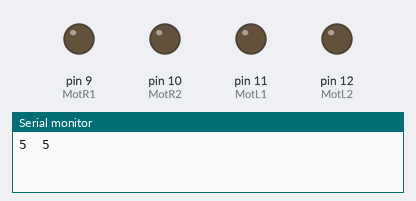
Bench run of a sketch on a simulated Arduino Uno, built with avr-gcc and run on an emulated ATmega328P. Parts: output pins drawn as LEDs (lit = HIGH), the last lines printed to the serial monitor.

Above: at 0.1 s.
At 9.6 s:
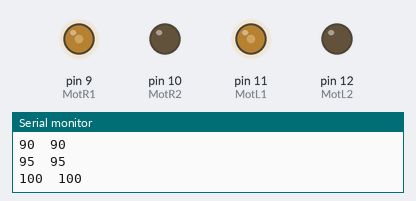
At 14.6 s:
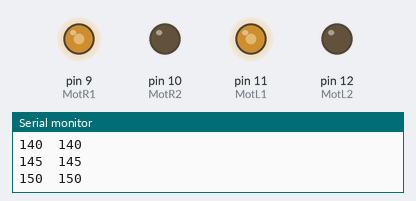
At 19.6 s:
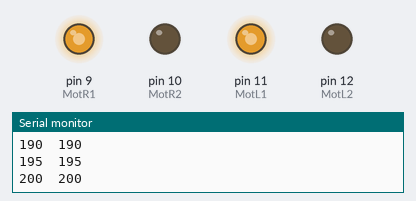
At 29.1 s:
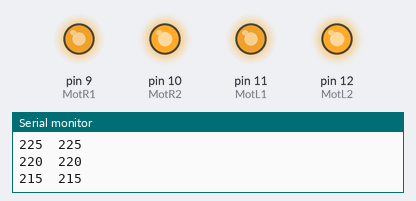
At 39.1 s:
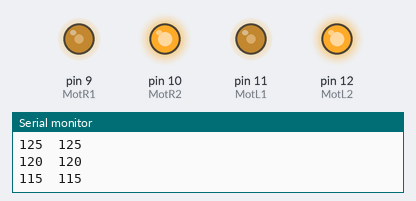
Timing chart, 0 to 40.0 s (numbered marks = the images above):
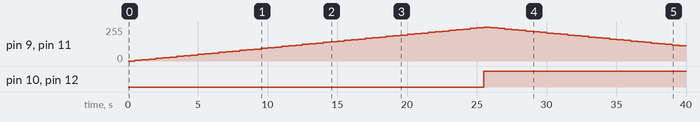

Measured:
- by itself, pin 9 (MotR1), pin 11 (MotL1): rises from 0/255 to 255/255 in 25.0 s, then falls to 115/255 in 14.0 s
- by itself, pin 10 (MotR2), pin 12 (MotL2): LOW → HIGH at 25.5 s

The sketch:

S2_L01_H-bridge_PWM.ino
```cpp
#define MotR1     9
#define MotR2     10
#define MotL1     11
#define MotL2     12

int LeftPWM = 0;
int RightPWM = 0;  // analogWrite takes value 0 to 255

int LeftSTEP = 5;
int RightSTEP = 5;

boolean LeftDIR = 0;    // rotate opposite directions(?)
boolean RightDIR = 0;


void setup() {
  pinMode(MotR1, OUTPUT);
  pinMode(MotR2, OUTPUT);
  pinMode(MotL1, OUTPUT);
  pinMode(MotL2, OUTPUT);
  Serial.begin(9600);
}

void loop() {
  if (LeftDIR == 1){
      digitalWrite(MotL2, HIGH);
    } else{
      digitalWrite(MotL2, LOW);
    }

    if (RightDIR == 1){
      digitalWrite(MotR2, HIGH);
    } else{
      digitalWrite(MotR2, LOW);
    }


  analogWrite(MotL1, LeftPWM);
  analogWrite(MotR1, RightPWM);
  LeftPWM = LeftPWM + LeftSTEP;
  RightPWM = RightPWM + RightSTEP;

  if (LeftPWM <= 0 || LeftPWM >= 255) {
    LeftSTEP = -LeftSTEP;
    LeftDIR = !LeftDIR;
  }
  if (RightPWM <= 0 || RightPWM >= 255) {
    RightSTEP = -RightSTEP;
    RightDIR = !RightDIR;
  }
  Serial.print(LeftPWM);
  Serial.print("  ");
  Serial.println(RightPWM);
  delay(500);

}
```
